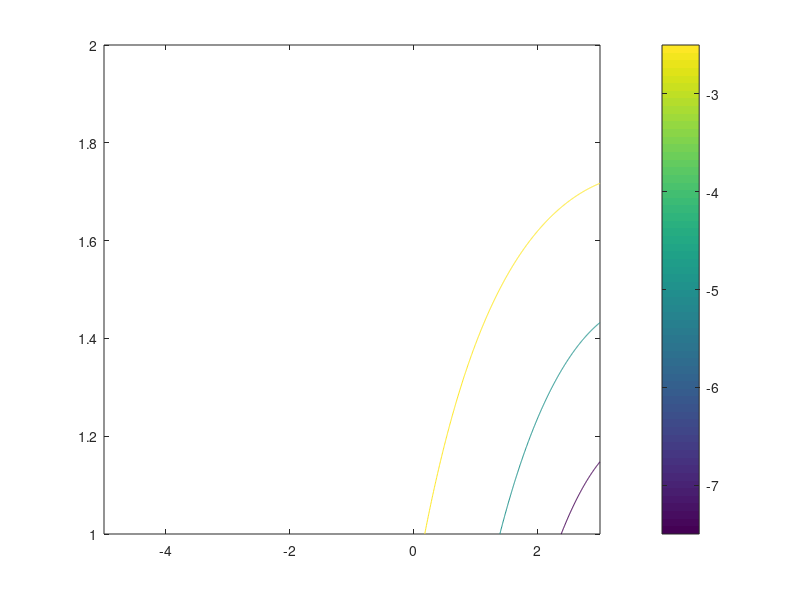
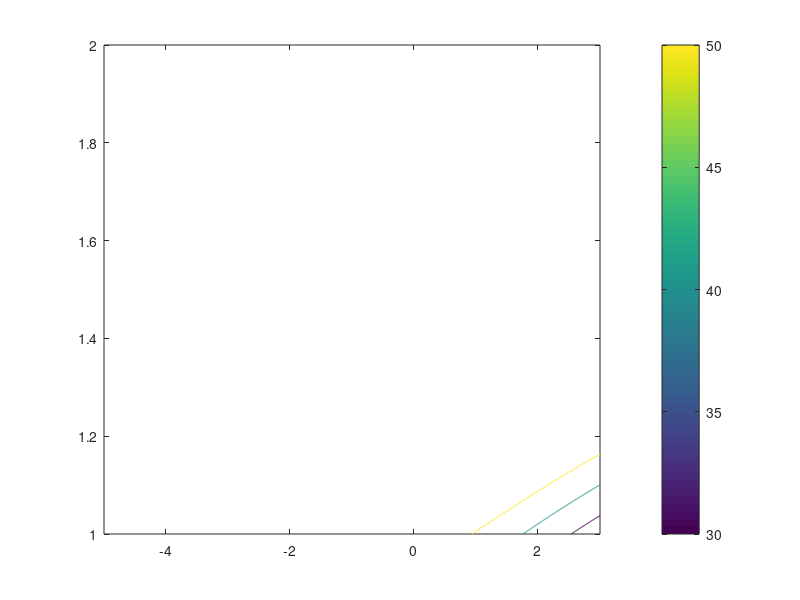

The MATLAB source for these figures, in order:
[x,y]=meshgrid(-5:0.005:3,1:2);
a=6;
b=1;

[m,n]=size(x);
v=zeros(m,n);

Vt=120;
phi=zeros(m,n);

for i=1:m
    for j=1:n
        v(i,j)=2*Vt*(x(i,j)-a)*y(i,j)/a^2/(((x(i,j)-a)/a)^2+(y(i,j)/b)^2)^2;
        phi(i,j)=Vt*y(i,j)*(1-1/(((x(i,j)-a)/a)^2+(y(i,j)/b)^2));
        if ((x(i,j)-a)/a)^2+(y(i,j)/b)^2 <=1
            v(i,j)=0;
            phi(i,j)=0;
        else
            v(i,j)=v(i,j)*exp(-1.5*(((x(i,j)-a)/a)^2+(y(i,j)/b)^2-1));
        end
    end
end

v1=-30:2.5:30;
contour(x,y,v,v1);hold on;
colorbar;

v2=[-50,-40,-30,-20,-10,-0.1,0,0.1,10,20,30,40,50];
figure
contour(x,y,phi,v2);hold on;
colorbar;